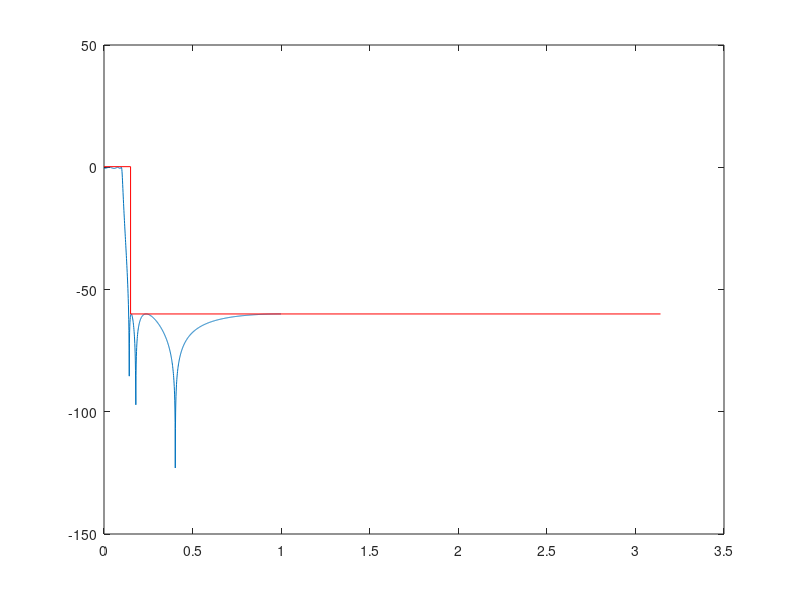

The MATLAB script that drew this image: (Note: this script raises an error after producing the figure.)
% JKU, Digitale Signalverarbeitung UE, WS 2022/23
%#########################################################################
% Assignment 5, Aufgabe2 : Cauer Filter
%#########################################################################

%--- Tolerance Schema
Omega_pass = 0.1;
Omega_stop = 0.15;
Rp         = 0.5;
Rs         = 60;

%--- Aufgabe3.a.i : Filterordnung
[N, Wp] = ellipord(Omega_pass, Omega_stop, Rp, Rs);

%--- Aufgabe3.a.ii : Filterkoeffizienten
[bC,aC] = ellip(N, Rp, Rs, Omega_pass);

%--- Aufgabe3.a.iv : Betragsgang mit Toleranzgrenzen
figure(21); hold off
fftl=1024;                                     % number of frequency samples
[H1,fv]=freqz(bC, aC, fftl);                    % Frequenzgang

D1 = (((1 / 10^(Rp/20)) - 1) / -2);
D2 = 1 / (10 ^ (Rs/20));
TGo_m = [(1+D1), (1+D1), D2, D2]; 
TGu_m = [(1-D1), (1-D1), 0, 0];

plot(fv/pi,20*log10(abs(H1))); hold on;        %Zeichnen Sie hier den Betragsgang in dB
plot([0, Omega_stop, Omega_stop, pi],20*(log10(TGo_m)),'r')                            %Zeichnen Sie hier die obere Toleranzgrenze
plot(TGu_w,20*log10(TGu_m + 1e-12),'r')                            %Zeichnen Sie hier die untere Toleranzgrenze
grid on;
axis([0,pi,-256,5])
xlabel('\Omega')
ylabel('20*log(|H(e^{j\Omega})|)')

%--- Aufgabe3.a.v : Gruppenlaufzeit
figure(22); hold off
fftl=1024;                                   % number of frequency samples
[gd1,fv]=grpdelay(bC,aC,fftl);

plot(fv/pi,gd1); hold on;
grid on;
xlabel('Frequenz')
ylabel('Gruppenlaufzeit')

%--- Aufgabe3.a.vi : Pol-Nullstellen Diagramm
figure(23); hold off
zplane(bC, aC);                                       %Zeichnen Sie hier das Pol-Nullstellen Diagramm


%=========================================================================
%Aufgabe3.b : Festkomma Implementierung
%=========================================================================
N_fractional_bits = 12; % Nachkomma Stellen der Koeffizienten
bCq=round(bC*2^N_fractional_bits)/2^N_fractional_bits;
aCq=round(aC*2^N_fractional_bits)/2^N_fractional_bits;

%Überprüfen Sie die Stabilität des Filters mit quantisierten Koeffizienten.
figure(112); 
zplane(bCq,aCq); % Der Filter ist noch stabil falls alle Null- / Pollstellen noch im Einheitskreis sind


%=========================================================================
%Aufgabe3.c : Kaskadierte Struktur
%=========================================================================
%--- Aufgabe3.c.i
[z, p, k] = ellip(N, Rp, Rs, Wp)

%--- Aufgabe3.c.ii
[SOS]         = zp2sos(z, p, k);

%--- Aufgabe3.c.iii
figure(24); hold off
%Zeichnen Sie hier die Betragsgänge der einzelnen Teilfilter und des Gesamtfilters
%Achten Sie auf korrekte Achsenbeschriftung und fügen Sie eine Legende zur
%Unterscheidung der einzelen Linien.
[H, fv] = freqz(SOS(1, 1:3), SOS(1, 4:6), fftl);
plot(fv, H); hold on;

[H, fv] = freqz(SOS(2, 1:3), SOS(2, 4:6), fftl);
plot(fv, H); hold on;

[H, fv] = freqz(SOS(3, 1:3), SOS(3, 4:6), fftl);
plot(fv, H); hold on;

[b,a] = sos2tf(SOS);
[H, fv] = freqz(b,a,fftl);
plot(fv, H); hold on;  

grid on;
xlabel('Frequenz')
legend("1. Teilfilter", "2. Teilfilter", "3. Teilfilter", "Gesamtfilter")

%--- Aufgabe3.c.iv
N_fractional_bits = 12; % Nachkomma Stellen der Koeffizienten
SOSq = round(SOS*2^N_fractional_bits)/2^N_fractional_bits;

%Überprüfen Sie die Stabilität der Teilfilter mit quantisierten Koeffizienten.
figure; hold on
zplane(SOSq(1, 1:3), SOSq(1, 4:6)); 
title("1. Teilfilter Poll-/Nullstellen")

figure; hold on
zplane(SOSq(2, 1:3), SOSq(2, 4:6));
title("2. Teilfilter Poll-/Nullstellen")

figure; hold on
zplane(SOSq(3, 1:3), SOSq(3, 4:6));
title("3. Teilfilter Poll-/Nullstellen")
